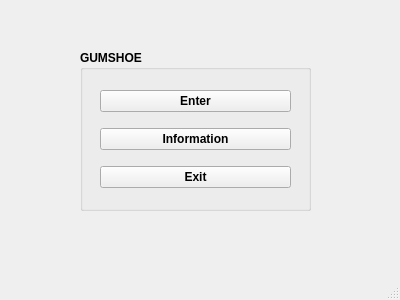
<?xml version="1.0" encoding="UTF-8"?>
<ui version="4.0">
 <class>MainWindow</class>
 <widget class="QMainWindow" name="MainWindow">
  <property name="geometry">
   <rect>
    <x>0</x>
    <y>0</y>
    <width>400</width>
    <height>300</height>
   </rect>
  </property>
  <property name="windowTitle">
   <string>MainWindow</string>
  </property>
  <widget class="QWidget" name="centralwidget">
   <widget class="QGroupBox" name="groupBox">
    <property name="geometry">
     <rect>
      <x>80</x>
      <y>50</y>
      <width>231</width>
      <height>161</height>
     </rect>
    </property>
    <property name="font">
     <font>
      <bold>true</bold>
     </font>
    </property>
    <property name="title">
     <string>GUMSHOE</string>
    </property>
    <widget class="QWidget" name="layoutWidget">
     <property name="geometry">
      <rect>
       <x>20</x>
       <y>30</y>
       <width>191</width>
       <height>121</height>
      </rect>
     </property>
     <layout class="QVBoxLayout" name="verticalLayout">
      <item>
       <widget class="QPushButton" name="enter">
        <property name="text">
         <string>Enter</string>
        </property>
       </widget>
      </item>
      <item>
       <widget class="QPushButton" name="pushButton_2">
        <property name="text">
         <string>Information</string>
        </property>
       </widget>
      </item>
      <item>
       <widget class="QPushButton" name="pushButton_3">
        <property name="text">
         <string>Exit</string>
        </property>
       </widget>
      </item>
     </layout>
    </widget>
   </widget>
  </widget>
  <widget class="QMenuBar" name="menubar">
   <property name="geometry">
    <rect>
     <x>0</x>
     <y>0</y>
     <width>400</width>
     <height>21</height>
    </rect>
   </property>
  </widget>
  <widget class="QStatusBar" name="statusbar"/>
 </widget>
 <resources/>
 <connections/>
</ui>
